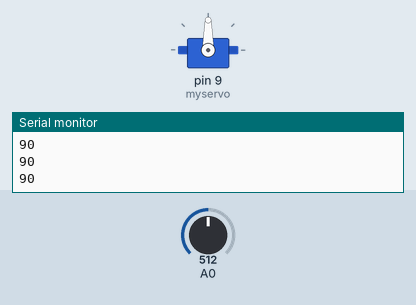
Recording of a sketch running on a simulated Arduino Uno, built with avr-gcc and run on an emulated ATmega328P. On the bench: servo, the last lines printed to the serial monitor. Inputs (shaded band) come from the test bench; at power-on: A0 = 512.

Above: at 1.2 s.
1.3 s: A0 set to 716
At 1.9 s:
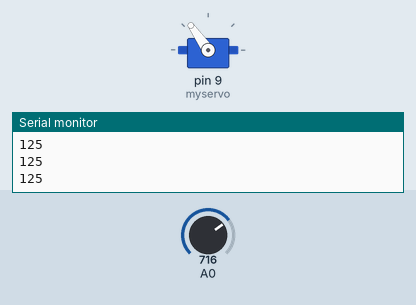
2.8 s: A0 set to 900
At 4.0 s:
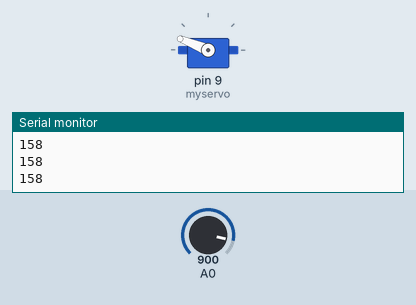
4.3 s: A0 set to 1023
At 5.2 s:
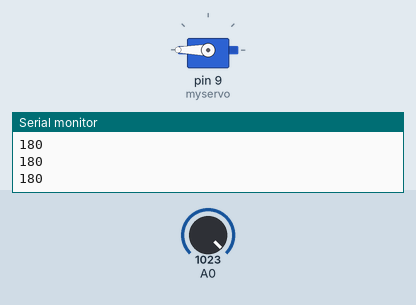
5.8 s: A0 set to 306
At 6.6 s:
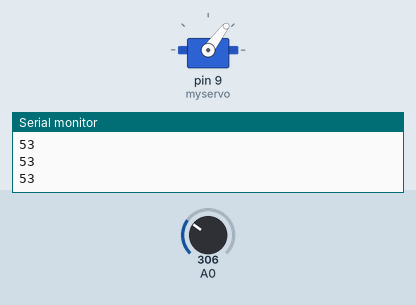
7.3 s: A0 set to 122
At 8.5 s:
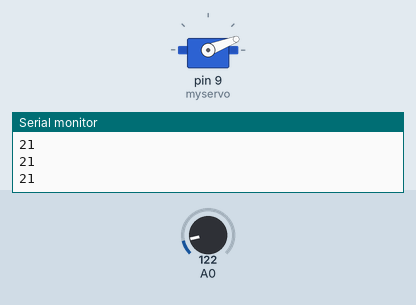
8.8 s: A0 set to 0
At 9.8 s:
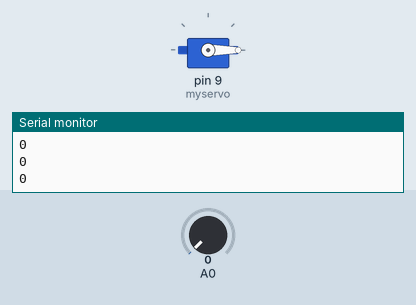
Timing chart, 0 to 11.3 s (numbered marks = the images above; inputs shaded):
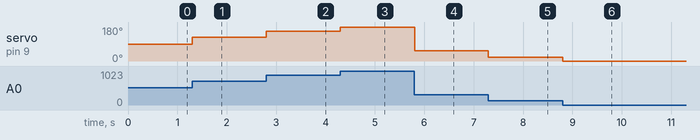

Measured:
- after the input at 1.3 s, servo on pin 9 (myservo): 90° → 125° at once
- after the input at 2.8 s, servo on pin 9 (myservo): 125° → 158° at once
- after the input at 4.3 s, servo on pin 9 (myservo): 158° → 180° at once
- after the input at 5.8 s, servo on pin 9 (myservo): 180° → 53° at once
- after the input at 7.3 s, servo on pin 9 (myservo): 53° → 21° at once
- after the input at 8.8 s, servo on pin 9 (myservo): 21° → 0° at once

The sketch:

sketch_jul08a.ino
```cpp
#include <Servo.h>
Servo myservo;
int pos = 0;
void setup() {
  Serial.begin(9600);
  myservo.attach(9);


}

void loop() {
  int val = analogRead(A0);
  pos = map(val,0,1023,0,180);
  myservo.write(pos);
  delay(10);
  Serial.println(pos);

}
```
